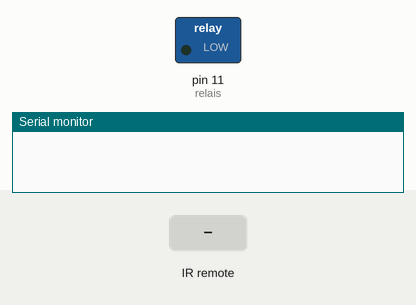
Recording of a sketch running on a simulated Arduino Uno, built with avr-gcc and run on an emulated ATmega328P. On the bench: switched loads named in the sketch (green lamp = pin HIGH), the last lines printed to the serial monitor. The test bench sets the inputs (shaded band).

Above: at 1.2 s.
1.3 s: infrared code 0xFF30CF received
At 2.9 s:
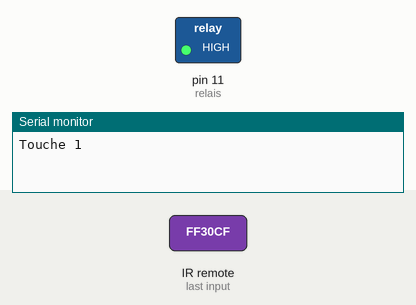
3.3 s: infrared code 0xFF18E7 received
At 4.4 s:
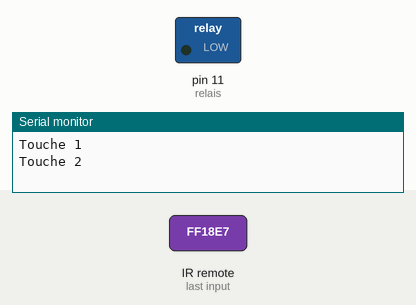
Timing chart, 0 to 6.3 s (numbered marks = the images above; inputs shaded):
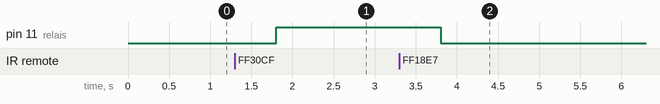

Measured:
- after the input at 1.3 s, pin 11 (relais): LOW → HIGH after 0.50 s
- after the input at 3.3 s, pin 11 (relais): HIGH → LOW after 0.50 s

The sketch:

Recepteur_infraRouge.ino
```cpp
#include <IRremote.h>

const char DIN_RECEPTEUR_INFRAROUGE = 2; // definit la broche de connection du recepteur IR
int relais = 11;

IRrecv monRecepteurInfraRouge(DIN_RECEPTEUR_INFRAROUGE);

decode_results messageRecu; // variable qui va stocker le message recu par le recepteur IR
void setup() {
Serial.begin(9600);
monRecepteurInfraRouge.enableIRIn(); // activer le recepteur IR
monRecepteurInfraRouge.blink13(true); // Faire clignoter une LED lors de la reception des informations
pinMode(relais, OUTPUT); // initialise le relais en sortie
digitalWrite(relais, LOW); // permet de mettre le relais dans l'etat BAS
}

void loop() {
if (monRecepteurInfraRouge.decode(&messageRecu)) // detecte la presence d'un nouveau message
{
delay(500); // une attente de 500ms pour eviter une redondance
if(messageRecu.value == 0xFF30CF){
      Serial.println("Touche 1");
      digitalWrite(relais, HIGH);
      }
if(messageRecu.value == 0xFF18E7){
      Serial.println("Touche 2");
      digitalWrite(relais, LOW);
      }

monRecepteurInfraRouge.resume(); //permet au recepteur de recevoir de nouveau message
delay(10);
}
}
```
